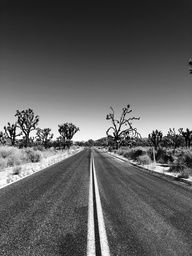
#> input picture aula3/road.jpeg, 192 x 256 px, shrunk from 1000 x 1333 before the run
$ python curves.py
#> lines starting #> are read from the running program, lines starting #| are printed output that depends on the picture
from typing import Any, Callable
import numpy as np
import cv2
import matplotlib.pyplot as plt


def plot_curves(func: Callable, *args: tuple[Any], title: str = ""):
    x = np.linspace(0, 255, 256)
    y = [func(value, *args) for value in x]

    plt.title(title)
    plt.plot(x, y)
    plt.show()


def apply_curve(img, func: Callable, args: tuple[Any]):
    width, height = img.shape
    new_img = np.zeros(img.shape, dtype="uint8")

    for i in range(width):
        for j in range(height):
            new_img[i][j] = func(img[i][j], *args)

    return new_img


def apply_curve_and_plot(img, func: Callable, *args: tuple[Any], title: str = ""):
    new_img = apply_curve(img, func, args)
    cv2.imshow(title, new_img)
    plot_curves(func, *args, title=title)
    cv2.waitKey(0)
    cv2.destroyAllWindows()
    return new_img


def original(x):
    return x


def negative(x):
    return 255 - x


def s_curve(x, a: float = 1):
    x -= 128
    x /= 128
    return 255 / (1 + np.exp(-a * x))


def log_curve(x, a: float = 1):
    return np.log(1 + a * x)


def gamma_curve(x, gamma: float = 1):
    return 255 * np.power(x / 255, gamma)


def contrast(x, alpha: float = 1):
    return max(0, min(alpha * x, 255))


def crush_blacks(x, cutoff_point: int):
    return 0 if x < cutoff_point else (x - cutoff_point) * (255 / cutoff_point)


def crush_whites(x, cutoff_point: int):
    return 255 if x > cutoff_point else x * (255 / cutoff_point)


def main():
    img = cv2.imread("road.jpeg", cv2.IMREAD_GRAYSCALE)
#> img is the input picture: shape (256, 192); min 0, max 255, mean 94.3
    img = cv2.resize(img, (0, 0), fx=0.5, fy=0.5)
#> img: shape (128, 96)

    apply_curve_and_plot(img, original, title="Original")
    apply_curve_and_plot(img, negative, title="Negative")
#> call 2 of apply_curve, with args = ()
#> after the loop in apply_curve (call 2), `for i in range(width):`:
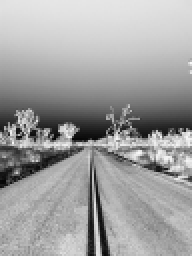
#> new_img: shape (128, 96) (shown 2 times larger); min 5, max 248, mean 160.5
    apply_curve_and_plot(img, s_curve, 5.0, title="S Curve")
#> call 3 of apply_curve, with args = (5,)
#> the loop in apply_curve (call 3), `for i in range(width):` made 128 passes
#> after the loop in apply_curve (call 3), `for i in range(width):`:
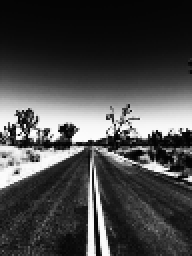
#> new_img: shape (128, 96) (shown 2 times larger); min 2, max 252, mean 70.8
    apply_curve_and_plot(img, log_curve, title="Log Curve")
#> call 4 of apply_curve, with args = ()
#> after the loop in apply_curve (call 4), `for i in range(width):`:
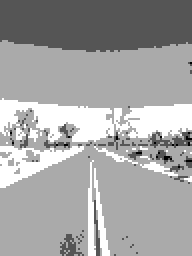
#> new_img: shape (128, 96) (shown 2 times larger); min 2, max 5, mean 3.93; drawn with min black and max white
    apply_curve_and_plot(img, gamma_curve, 4, title="Gamma Curve")
#> after the loop in apply_curve (call 5), `for i in range(width):`:
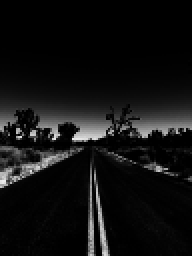
#> new_img: shape (128, 96) (shown 2 times larger); min 0, max 235, mean 17.6
    apply_curve_and_plot(img, contrast, 1.5, title="Contrast")
#> after the loop in apply_curve (call 6), `for i in range(width):`:
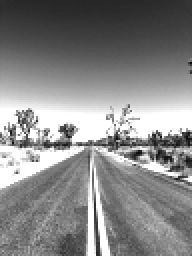
#> new_img: shape (128, 96) (shown 2 times larger); min 10, max 255, mean 135.5
    apply_curve_and_plot(img, crush_blacks, 128, title="Crush Blacks")
#> after the loop in apply_curve (call 7), `for i in range(width):`:
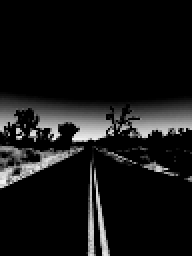
#> new_img: shape (128, 96) (shown 2 times larger); min 0, max 243, mean 20.8
#> in plot_curves (call 7), `plt.show()`:
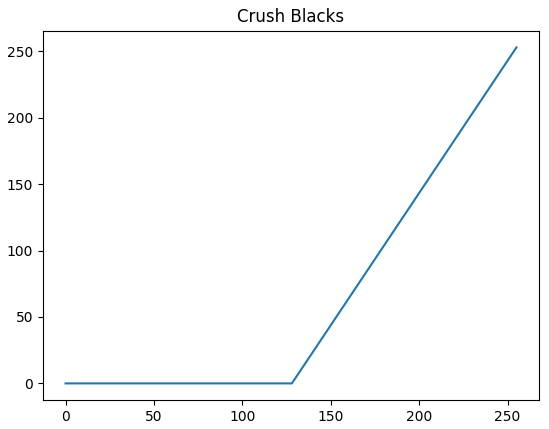
#> figure drawn by matplotlib, 1 panel; curve peaks at x = 255, y = 253
    apply_curve_and_plot(img, crush_whites, 128, title="Crush Whites")

    cv2.waitKey(0)
    cv2.destroyAllWindows()


if __name__ == "__main__":
    main()
